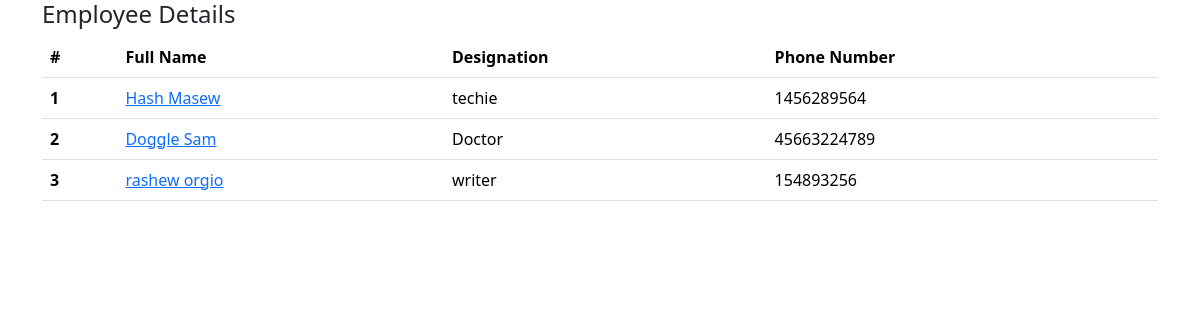
The page / on the database its author committed.
### employee/models.py (models this page shows, shortened)
class Employee(models.Model):
    First_Name = models.CharField(max_length=100)
    Last_Name = models.CharField(max_length=100)
    Photo = models.ImageField(upload_to='images')
    Designation = models.CharField(max_length=100)
    Email = models.EmailField(max_length=100,unique=True)
    Phone_Number = models.CharField(max_length=12,blank=True)
    Created_at = models.DateTimeField(auto_now_add=True)
    Upload_at = models.DateTimeField(auto_now=True)

### mysite/views.py (the view)
# urls.py: 2. Add a URL to urlpatterns:  path('', views.home, name='home')
def home(request):
    employees = Employee.objects.all()
    context ={
        'employees' : employees,
    }
    return render(request,'home.html',context)

### templates/home.html (shortened to what this page needs)
{% load static %}
 <!DOCTYPE html>
<html lang="en">
<head>
<link href="https://cdn.jsdelivr.net/npm/bootstrap@5.3.2/dist/css/bootstrap.min.css" rel="stylesheet">
<link rel="stylesheet" type="text/css" href="{%static '/css/style.css' %}">
</head>
<body>
<div class="container">
  <h4>Employee Details</h4>
<table class="table">
  <thead>
    <tr>
      <th scope="col">#</th>
      <th scope="col">Full Name</th>
      <th scope="col">Designation</th>
      <th scope="col">Phone Number</th>
    </tr>
  </thead>
  <tbody>
  {% for emp in employees %}
    <tr>
      <th scope="row">{{ forloop.counter }}</th>
      <td><a href="{% url 'employee_detail' emp.id %}">{{ emp.First_Name }} {{ emp.Last_Name }}</a></td>
      <td>{{ emp.Designation }}</td>
      <td>{{ emp.Phone_Number }}</td>
    </tr>
  {% endfor %}
  </tbody>
</table>
</div>
</body>
</html>

### static/css/style.css (style rules this page uses)
body { background-color=blue; }

### rows shown on the page
Employee: First_Name "Hash", Last_Name "Masew", Designation "techie", Phone_Number "1456289564"
Employee: First_Name "Doggle", Last_Name "Sam", Designation "Doctor", Phone_Number "45663224789"
Employee: First_Name "rashew", Last_Name "orgio", Designation "writer", Phone_Number "154893256"
